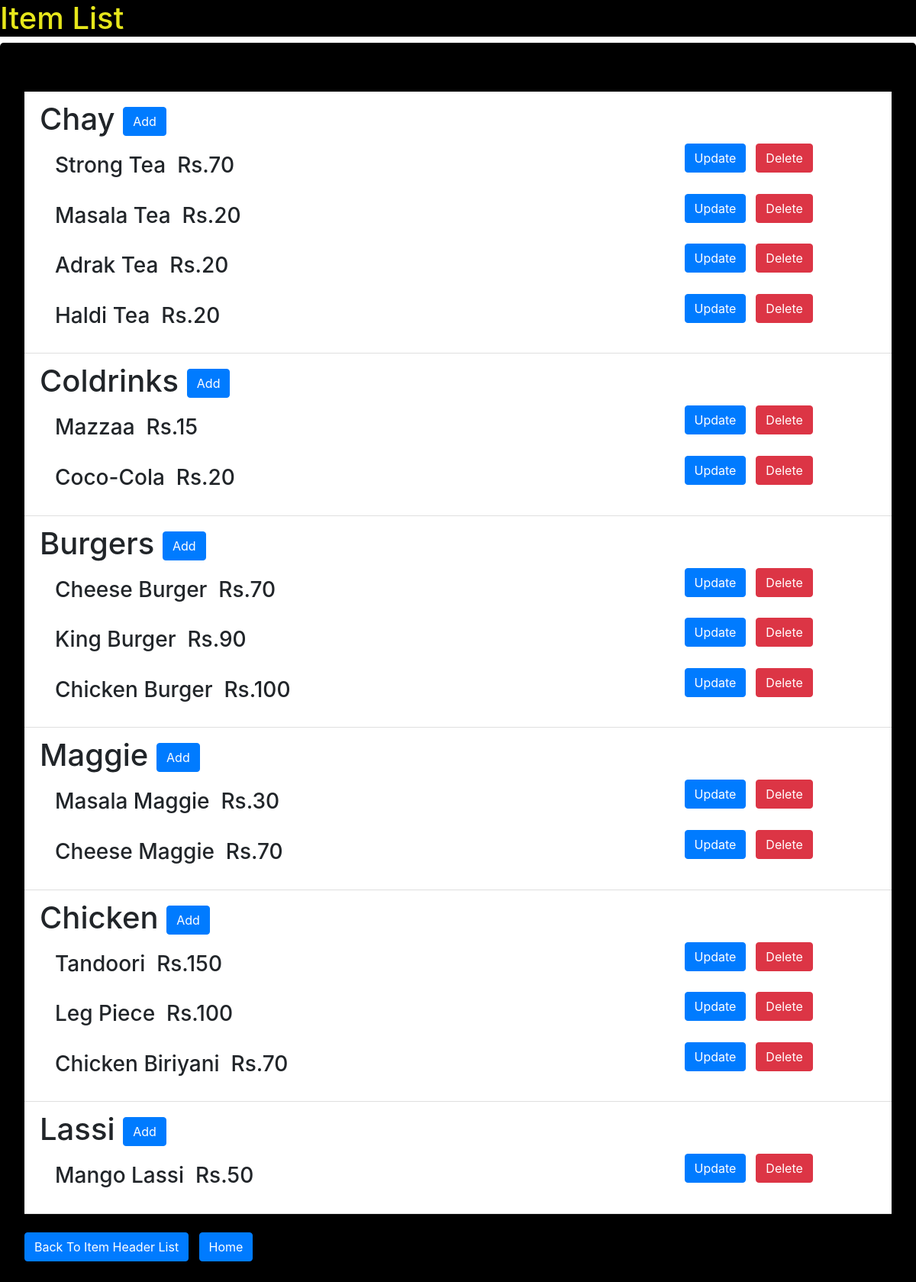
The app's page /itemlist/ with its own data.
### item/models.py (models this page shows, shortened)
class ItemHeader(models.Model):
    itemheader_name = models.CharField(unique=True,max_length=50)

class Item(models.Model):
    itemheader =models.CharField(max_length=50)
    item_name = models.CharField(unique=True,max_length=50)
    item_price = models.IntegerField()

### bill_management_system/views.py (the view)
# urls.py: path('itemlist/', views.itemlistview, name='item_list'),
def itemlistview(request):
    return render(request, 'itemlistview.html',{'header':ItemHeader.objects.all,'item':Item.objects.all})

### templates/itemlistview.html (shortened to what this page needs)
{% load static %}
<head>
    <link rel="stylesheet" href="https://maxcdn.bootstrapcdn.com/bootstrap/4.0.0/css/bootstrap.min.css">
</head>
<h1 class="item_list_header">Item List</h1>
<div class="jumbotron" style="background-color: black;">
    <ul class="list-group list-group-flush ul_list" type='none'>
        {% for i in header %}
            <li class="list-group-item"><h1>{{ i.itemheader_name }}&nbsp;<a href="{% url 'add_item' itemheader_name=i.itemheader_name %}" class="btn btn-primary">Add</a></h1>
                <ul class="list-group list-group-flush" type='none'>
                    {% for j in item %}
                        {% if j.itemheader == i.itemheader_name %}
                            <div class="row">
                                <div class="col-md-9">
                                    <li class="list-group-item">
                                        <h3>{{ j.item_name }}&nbsp;&nbsp;Rs.{{ j.item_price }}</h3>
                                    </li>
                                </div>
                                <div class="col-md-1">
                                    <a href="{% url 'update_item' pk=j.id %}" class="btn btn-primary">Update</a>
                                </div>
                                <div class="col-md-1">
                                    <a href="{% url 'delete_item' pk=j.id %}" class="btn btn-danger">Delete</a>
                                </div>
                            </div>
                        {% endif %}
                    {% endfor %}
                </ul>
            </li>
        {% endfor %}
    </ul>
<br>
<a href="{% url 'itemheader_list' %}" class="btn btn-primary">Back To Item Header List</a>&nbsp;&nbsp;
<a href="{% url 'home' %}" class='btn btn-primary'>Home</a>
</div>

### templates/itemlistview.html (style rules this page uses)
.item_list_header { color: rgb(231, 231, 27); background-color: black; }
.ul_list { background-color: black; }

### records on screen
ItemHeader: itemheader_name "Chay"
Item: item_name "Strong Tea", item_price "70"
Item: item_name "Masala Tea", item_price "20"
Item: item_name "Adrak Tea", item_price "20"
Item: item_name "Haldi Tea", item_price "20"
ItemHeader: itemheader_name "Coldrinks"
Item: item_name "Mazzaa", item_price "15"
Item: item_name "Coco-Cola", item_price "20"
ItemHeader: itemheader_name "Burgers"
Item: item_name "Cheese Burger", item_price "70"
Item: item_name "King Burger", item_price "90"
Item: item_name "Chicken Burger", item_price "100"
ItemHeader: itemheader_name "Maggie"
Item: item_name "Masala Maggie", item_price "30"
Item: item_name "Cheese Maggie", item_price "70"
ItemHeader: itemheader_name "Chicken"
Item: item_name "Tandoori", item_price "150"
Item: item_name "Leg Piece", item_price "100"
Item: item_name "Chicken Biriyani", item_price "70"
ItemHeader: itemheader_name "Lassi"
Item: item_name "Mango Lassi", item_price "50"
